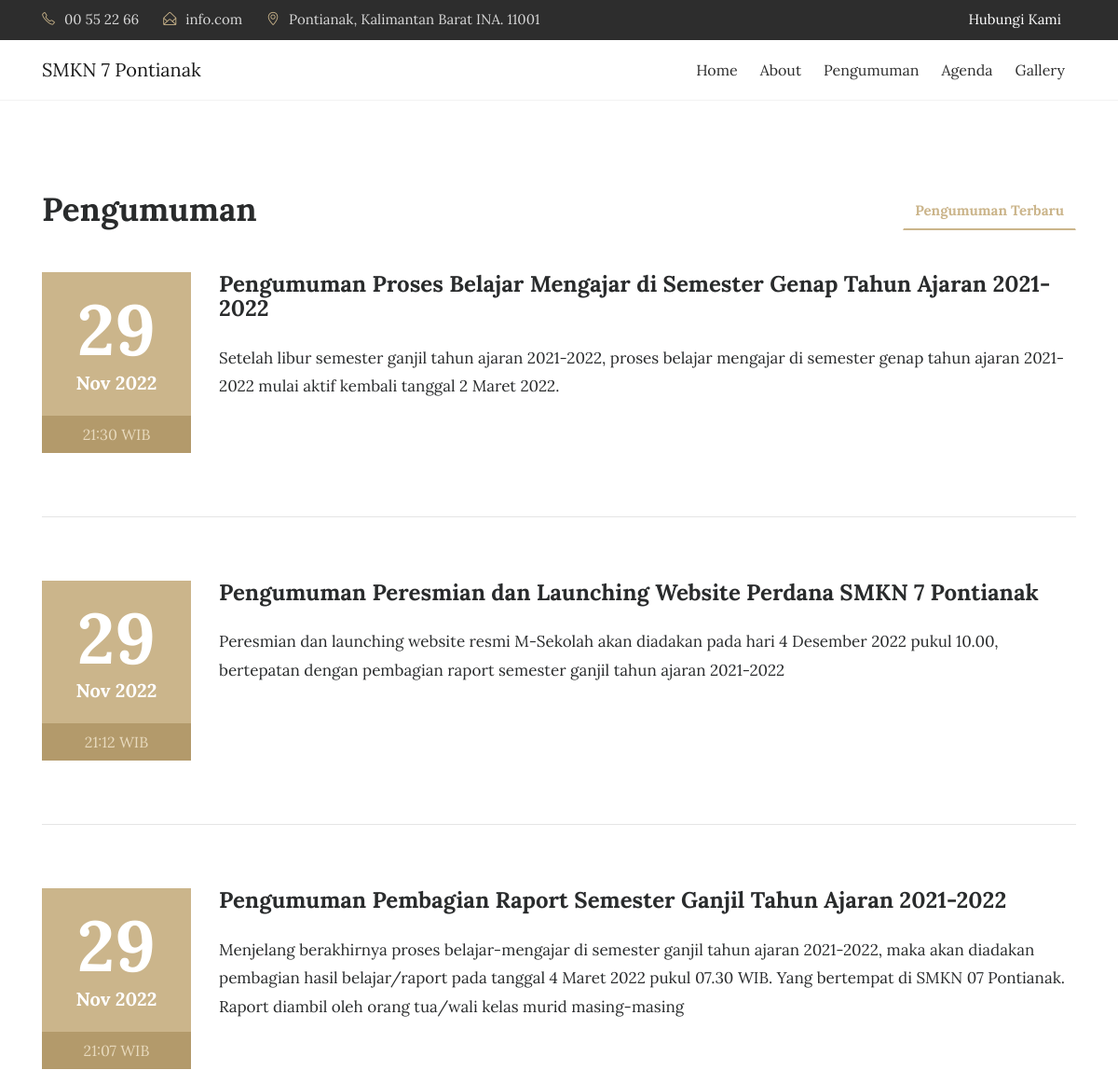
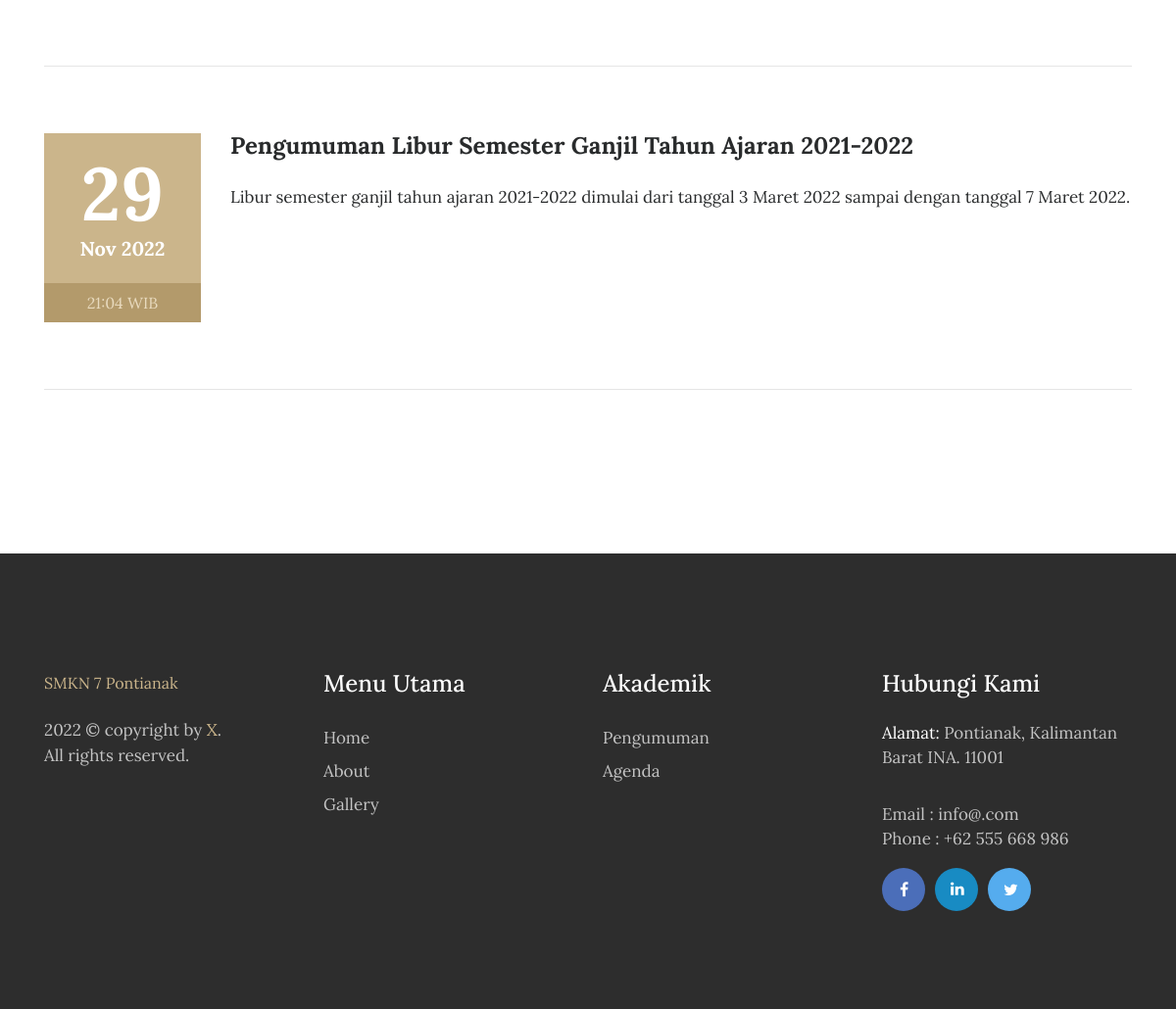
The app's page /index.php/pengumuman with its own data (2 pictures, top to bottom).
### tables this page shows
CREATE TABLE `tbl_pengumuman` (
  `pengumuman_id` int(11) NOT NULL,
  `pengumuman_judul` varchar(150) DEFAULT NULL,
  `pengumuman_deskripsi` text DEFAULT NULL,
  `pengumuman_tanggal` timestamp NULL DEFAULT current_timestamp(),
  `pengumuman_author` varchar(60) DEFAULT NULL
);

### application/controllers/Pengumuman.php (called while the page is built, shortened)
<?php
class Pengumuman extends CI_Controller{
	function __construct(){
		$this->load->model('m_pengumuman');
		$this->load->model('m_pengunjung');
	}
	function index(){
		$jum=$this->m_pengumuman->pengumuman();
        $page=$this->uri->segment(3);
        if(!$page):
            $offset = 0;
        else:
            $offset = $page;
        endif;
        $limit=7;
        $config['base_url'] = base_url() . 'pengumuman/index/';
            $config['total_rows'] = $jum->num_rows();
            $config['per_page'] = $limit;
            $config['uri_segment'] = 3;
	          $config['full_tag_open']    = '<div class="pagging text-center"><nav><ul class="pagination justify-content-center">';
	          $config['full_tag_close']   = '</ul></nav></div>';
	          $config['num_tag_open']     = '<li class="page-item"><span class="page-link">';
	          $config['num_tag_close']    = '</span></li>';
	          $config['cur_tag_open']     = '<li class="page-item"><span class="page-link">';
	          $config['cur_tag_close']    = '<span class="sr-only">(current)</span></span></li>';
	          $config['next_tag_open']    = '<li class="page-item"><span class="page-link">';
	          $config['next_tagl_close']  = '<span aria-hidden="true">&raquo;</span></span></li>';
	          $config['prev_tag_open']    = '<li class="page-item"><span class="page-link">';
	          $config['prev_tagl_close']  = '</span>Next</li>';
	          $config['first_tag_open']   = '<li class="page-item"><span class="page-link">';
	          $config['first_tagl_close'] = '</span></li>';
	          $config['last_tag_open']    = '<li class="page-item"><span class="page-link">';
	          $config['last_tagl_close']  = '</span></li>';
            $config['first_link'] = 'Awal';
            $config['last_link'] = 'Akhir';
            $config['next_link'] = 'Next >>';
            $config['prev_link'] = '<< Prev';
            $this->pagination->initialize($config);
            $x['page'] =$this->pagination->create_links();
						$x['data']=$this->m_pengumuman->pengumuman_perpage($offset,$limit);
						$this->load->view('depan/v_pengumuman',$x);
	}
}

### index.php (called while the page is built, shortened)
<?php
require_once BASEPATH.'core/CodeIgniter.php';

### application/models/M_pengumuman.php (called while the page is built, shortened)
<?php
class M_pengumuman extends CI_Model{
	function pengumuman_perpage($offset,$limit){
		$hsl=$this->db->query("SELECT pengumuman_id,pengumuman_judul,pengumuman_deskripsi,pengumuman_tanggal,DATE_FORMAT(pengumuman_tanggal,'%d/%m/%Y') AS tanggal,pengumuman_author FROM tbl_pengumuman ORDER BY pengumuman_id DESC limit $offset,$limit");
		return $hsl;
	}
}

### application/views/depan/v_pengumuman.php (the view, shortened to what this page needs)
<!DOCTYPE html>
<html lang="en">
<head>
    <link rel="stylesheet" href="<?php echo base_url() . 'theme/css/bootstrap.min.css' ?>">
    <link rel="stylesheet" href="<?php echo base_url() . 'theme/css/font-awesome.min.css' ?>">
    <link rel="stylesheet" href="<?php echo base_url() . 'theme/css/simple-line-icons.css' ?>">
    <link rel="stylesheet" href="<?php echo base_url() . 'theme/css/fullcalendar.min.css' ?>" />
    <link rel="stylesheet" href="<?php echo base_url() . 'theme/css/owl.carousel.min.css' ?>">
    <link href="<?php echo base_url() . 'theme/css/style.css' ?>" rel="stylesheet">
</head>
<body>
    <div class="header-topbar">
        <div class="container">
            <div class="row">
                <div class="col-xs-6 col-sm-8 col-md-9">
                    <div class="header-top_address">
                        <div class="header-top_list">
                            <span class="icon-phone"></span>00 55 22 66
                        </div>
                        <div class="header-top_list">
                            <span class="icon-envelope-open"></span>info.com
                        </div>
                        <div class="header-top_list">
                            <span class="icon-location-pin"></span>Pontianak, Kalimantan Barat INA. 11001
                        </div>
                    </div>
                </div>
                <div class="col-xs-6 col-sm-4 col-md-3">
                    <div class="header-top_login mr-sm-3">
                        <a href="<?php echo site_url('contact'); ?>">Hubungi Kami</a>
                    </div>
                </div>
            </div>
        </div>
    </div>
    <div data-toggle="affix" style="border-bottom:solid 1px #f2f2f2;">
        <div class="container nav-menu2">
            <div class="row">
                <div class="col-md-12">
                    <nav class="navbar navbar2 navbar-toggleable-md navbar-light bg-faded">
                        <a href="<?php echo site_url(''); ?>" class="navbar-brand nav-brand2">SMKN 7 Pontianak</a>
                        <div class="collapse navbar-collapse justify-content-end" id="navbarNavDropdown">
                            <ul class="navbar-nav">
                                <li class="nav-item">
                                    <a class="nav-link" href="<?php echo site_url(''); ?>">Home</a>
                                </li>
                                <li class="nav-item">
                                    <a class="nav-link" href="<?php echo site_url('about'); ?>">About</a>
                                </li>
                                <li class="nav-item">
                                    <a class="nav-link" href="<?php echo site_url('pengumuman'); ?>">Pengumuman</a>
                                </li>
                                <li class="nav-item">
                                    <a class="nav-link" href="<?php echo site_url('agenda'); ?>">Agenda</a>
                                </li>
                                <li class="nav-item">
                                    <a class="nav-link" href="<?php echo site_url('galeri'); ?>">Gallery</a>
                                </li>
                            </ul>
                        </div>
                    </nav>
                </div>
            </div>
        </div>
    </div>
    <section class="events">
        <div class="container">
            <div class="row">
                <div class="col-md-4">
                    <h2 class="event-title">Pengumuman</h2>
                </div>
                <div class="col-md-8">
                    <ul class="nav nav-tabs" role="tablist">
                        <li class="nav-item nav-tab1">
                            <a class="nav-link tab-list active" data-toggle="tab" href="#upcoming-events" role="tab">Pengumuman Terbaru </a>
                        </li>
                    </ul>
                </div>
            </div>
            <br>
            <div class="row">
                <div class="tab-content">
                    <div class="tab-pane active" id="upcoming-events" role="tabpanel">
                        <?php foreach ($data->result() as $row) : ?>
                            <div class="col-md-12">
                                <div class="row">
                                    <div class="col-md-2">
                                        <div class="event-date">
                                            <h4><?php echo date("d", strtotime($row->pengumuman_tanggal)); ?></h4> <span><?php echo date("M Y", strtotime($row->pengumuman_tanggal)); ?></span>
                                        </div>
                                        <span class="event-time"><?php echo date("H:i", strtotime($row->pengumuman_tanggal)) . ' WIB'; ?></span>
                                    </div>
                                    <div class="col-md-10">
                                        <div class="event-heading">
                                            <h3><?php echo $row->pengumuman_judul; ?></h3>
                                            <p><?php echo $row->pengumuman_deskripsi; ?></p>
                                        </div>
                                    </div>
                                </div>
                                <hr class="event-underline">
                            </div>
                        <?php endforeach; ?>
                        <div class="col-md-12 text-center">
                        </div>
                    </div>
                </div>
            </div>
        </div>
    </section>
    <footer>
        <div class="container">
            <div class="row">
                <div class="col-md-3">
                    <div class="foot-logo">
                        <a href="<?php echo site_url(); ?>"> SMKN 7 Pontianak</a>
                        <p><?php echo date('Y'); ?> © copyright by <a href="https://www.instagram.com/adityadwiutamaa/" target="_blank">X</a>. <br>All rights reserved.</p>
                    </div>
                </div>
                <div class="col-md-3">
                    <div class="sitemap">
                        <h3>Menu Utama</h3>
                        <ul>
                            <li><a href="<?php echo site_url(); ?>">Home</a></li>
                            <li><a href="<?php echo site_url('about'); ?>">About</a></li>
                            <li><a href="<?php echo site_url('galeri'); ?>">Gallery</a></li>
                        </ul>
                    </div>
                </div>
                <div class="col-md-3">
                    <div class="sitemap">
                        <h3>Akademik</h3>
                        <ul>
                            <li><a href="<?php echo site_url('pengumuman'); ?>">Pengumuman</a></li>
                            <li><a href="<?php echo site_url('agenda'); ?>">Agenda</a></li>
                        </ul>
                    </div>
                </div>
                <div class="col-md-3">
                    <div class="address">
                        <h3>Hubungi Kami</h3>
                        <p><span>Alamat: </span>Pontianak, Kalimantan Barat INA. 11001</p>
                        <p>Email : info@.com
                            <br> Phone : +62 555 668 986
                        </p>
                        <ul class="footer-social-icons">
                            <li><a href="#"><i class="fa fa-facebook fa-fb" aria-hidden="true"></i></a></li>
                            <li><a href="#"><i class="fa fa-linkedin fa-in" aria-hidden="true"></i></a></li>
                            <li><a href="#"><i class="fa fa-twitter fa-tw" aria-hidden="true"></i></a></li>
                        </ul>
                    </div>
                </div>
            </div>
        </div>
    </footer>
</body>
</html>

### records on screen
tbl_pengumuman: pengumuman_tanggal "29", pengumuman_tanggal "Nov 2022", pengumuman_tanggal "21:30", pengumuman_judul "Pengumuman Proses Belajar Mengajar di Semester Genap Tahun Ajaran 2021-2022", pengumuman_deskripsi "Setelah libur semester ganjil tahun ajaran 2021-2022, proses belajar mengajar di semester genap tahun ajaran 2021-2022 mulai aktif kembali tanggal 2 Maret 2022."
tbl_pengumuman: pengumuman_tanggal "29", pengumuman_tanggal "Nov 2022", pengumuman_tanggal "21:12", pengumuman_judul "Pengumuman Peresmian dan Launching Website Perdana SMKN 7 Pontianak", pengumuman_deskripsi "Peresmian dan launching website resmi M-Sekolah akan diadakan pada hari 4 Desember 2022 pukul 10.00, bertepatan dengan pembagian raport semester ganjil tahun ajaran 2021-2022"
tbl_pengumuman: pengumuman_tanggal "29", pengumuman_tanggal "Nov 2022", pengumuman_tanggal "21:07", pengumuman_judul "Pengumuman Pembagian Raport Semester Ganjil Tahun Ajaran 2021-2022", pengumuman_deskripsi "Menjelang berakhirnya proses belajar-mengajar di semester ganjil tahun ajaran 2021-2022, maka akan diadakan pembagian hasil belajar/raport pada tanggal 4 Maret 2022 pukul 07.30 WIB. Yang bertempat di SMKN 07 Pontianak. Raport diambil oleh orang tua/wali kelas murid masing-masing"
tbl_pengumuman: pengumuman_tanggal "29", pengumuman_tanggal "Nov 2022", pengumuman_tanggal "21:04", pengumuman_judul "Pengumuman Libur Semester Ganjil Tahun Ajaran 2021-2022", pengumuman_deskripsi "Libur semester ganjil tahun ajaran 2021-2022 dimulai dari tanggal 3 Maret 2022 sampai dengan tanggal 7 Maret 2022."
